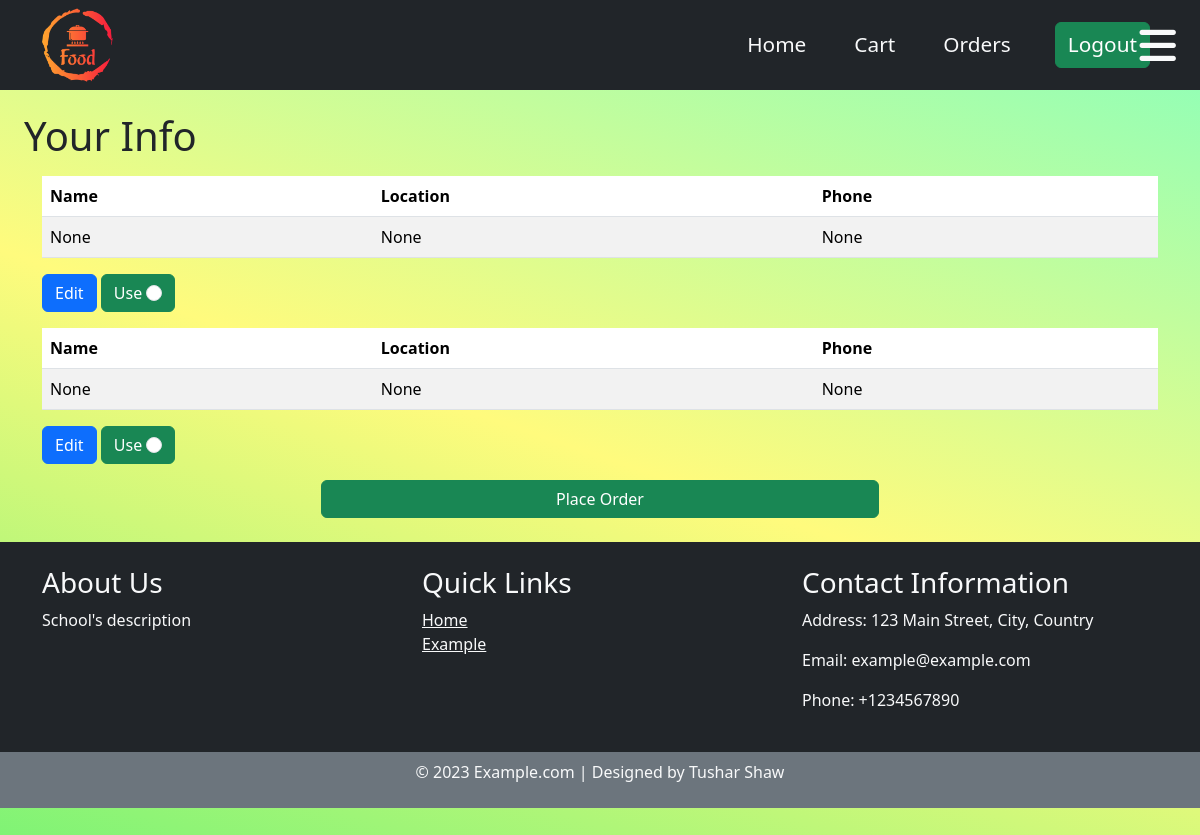
The page /add_details/ (signed in) on the database its author committed.
### Menu/models.py (models this page shows)
class OrderInfo(models.Model):
    customer = models.ForeignKey(User, related_name='orders', on_delete=models.CASCADE)
    name = models.CharField(max_length=20, null=True, blank=True)
    location = models.CharField(max_length=250, null=True, blank=True)
    phone = models.IntegerField(null=True, blank=True)

### Menu/views.py (the view)
# urls.py: path('add_details/',add_details,name='add_details'),
@login_required(login_url="/login/")
def add_details(request):
    user=request.user
    infos=OrderInfo.objects.filter(customer=user)
    infos={'infos':infos}
    return render(request,'add_details.html',infos)

### Menu/templates/add_details.html (shortened to what this page needs)
{% extends 'base.html'%}
{% load static %}
{% block start %}
<h1 class='mt-3 mx-4 mb-3'>Your Info</h1>
<div class='container'>
    <form action="{% url 'create_order' %}" method="post" onsubmit="return validateForm()">
        {% for order in infos %}
        <table class="table table-striped table-hover">
            <thead class='fs-6'>
                <tr>
                    <th>Name</th>
                    <th>Location</th>
                    <th>Phone</th>
                </tr>
            </thead>
            <tbody>
                <tr>
                    <td>{{ order.name }}</td>
                    <td>{{ order.location }}</td>
                    <td>{{ order.phone }}</td>
                </tr>
            </tbody>
        </table>
        <div class='align-items-center mb-3'>
            <a href="{% url 'edit-order' order.pk %}" class="btn btn-primary">Edit</a>
            <label class="btn btn-success mb-0">
                Use <input type="radio" name="chosen_order" value="{{ order.pk }}" class="form-check-input">
            </label>
        </div>
        {% endfor %}
        <div class='d-flex justify-content-center mb-4'>
            <button type="submit" class="col-6 btn btn-success">Place Order</button>
        </div>
    </form>
</div>
{% endblock %}

### static/css/style.css (style rules this page uses)
body { background-color: #85ffbd; background-image: linear-gradient( 199deg, #85ffbd 0%, #fffb7d 50%, #6ff274 100% ); min-height: 100vh; margin-top: 7rem; }
.container { justify-content: space-evenly; }

### rows shown on the page
OrderInfo: name "None", location "None", phone "None"
OrderInfo: name "None", location "None", phone "None"
